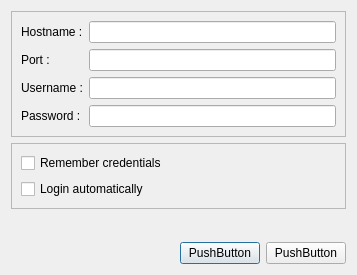
<?xml version="1.0" encoding="UTF-8"?>
<ui version="4.0">
 <class>DBView_LoginDialog</class>
 <widget class="QDialog" name="DBView_LoginDialog">
  <property name="geometry">
   <rect>
    <x>0</x>
    <y>0</y>
    <width>357</width>
    <height>275</height>
   </rect>
  </property>
  <property name="windowTitle">
   <string>Dialog</string>
  </property>
  <layout class="QGridLayout" name="gridLayout_3">
   <item row="0" column="0">
    <layout class="QVBoxLayout" name="verticalLayout">
     <item>
      <widget class="QFrame" name="frame">
       <property name="frameShape">
        <enum>QFrame::StyledPanel</enum>
       </property>
       <property name="frameShadow">
        <enum>QFrame::Raised</enum>
       </property>
       <layout class="QGridLayout" name="gridLayout">
        <item row="0" column="0">
         <widget class="QLabel" name="lblHostname">
          <property name="text">
           <string>Hostname :</string>
          </property>
         </widget>
        </item>
        <item row="0" column="1">
         <widget class="QLineEdit" name="leHostname"/>
        </item>
        <item row="1" column="0">
         <widget class="QLabel" name="lblPort">
          <property name="text">
           <string>Port :</string>
          </property>
         </widget>
        </item>
        <item row="1" column="1">
         <widget class="QLineEdit" name="lePort"/>
        </item>
        <item row="2" column="0">
         <widget class="QLabel" name="lblUsername">
          <property name="text">
           <string>Username :</string>
          </property>
         </widget>
        </item>
        <item row="2" column="1">
         <widget class="QLineEdit" name="leUsername"/>
        </item>
        <item row="3" column="0">
         <widget class="QLabel" name="lblPassword">
          <property name="text">
           <string>Password :</string>
          </property>
         </widget>
        </item>
        <item row="3" column="1">
         <widget class="QLineEdit" name="lePassword"/>
        </item>
       </layout>
      </widget>
     </item>
     <item>
      <widget class="QFrame" name="frame_2">
       <property name="frameShape">
        <enum>QFrame::StyledPanel</enum>
       </property>
       <property name="frameShadow">
        <enum>QFrame::Raised</enum>
       </property>
       <layout class="QGridLayout" name="gridLayout_2">
        <item row="0" column="0">
         <widget class="QCheckBox" name="cbCredentials">
          <property name="text">
           <string>Remember credentials</string>
          </property>
         </widget>
        </item>
        <item row="1" column="0">
         <widget class="QCheckBox" name="cbLogin">
          <property name="text">
           <string>Login automatically</string>
          </property>
         </widget>
        </item>
       </layout>
      </widget>
     </item>
     <item>
      <spacer name="verticalSpacer">
       <property name="orientation">
        <enum>Qt::Vertical</enum>
       </property>
       <property name="sizeHint" stdset="0">
        <size>
         <width>20</width>
         <height>40</height>
        </size>
       </property>
      </spacer>
     </item>
     <item>
      <layout class="QHBoxLayout" name="horizontalLayout">
       <item>
        <spacer name="horizontalSpacer">
         <property name="orientation">
          <enum>Qt::Horizontal</enum>
         </property>
         <property name="sizeHint" stdset="0">
          <size>
           <width>40</width>
           <height>20</height>
          </size>
         </property>
        </spacer>
       </item>
       <item>
        <widget class="QPushButton" name="pbCancel">
         <property name="text">
          <string>PushButton</string>
         </property>
        </widget>
       </item>
       <item>
        <widget class="QPushButton" name="pbAccept">
         <property name="text">
          <string>PushButton</string>
         </property>
        </widget>
       </item>
      </layout>
     </item>
    </layout>
   </item>
  </layout>
 </widget>
 <resources/>
 <connections/>
</ui>
